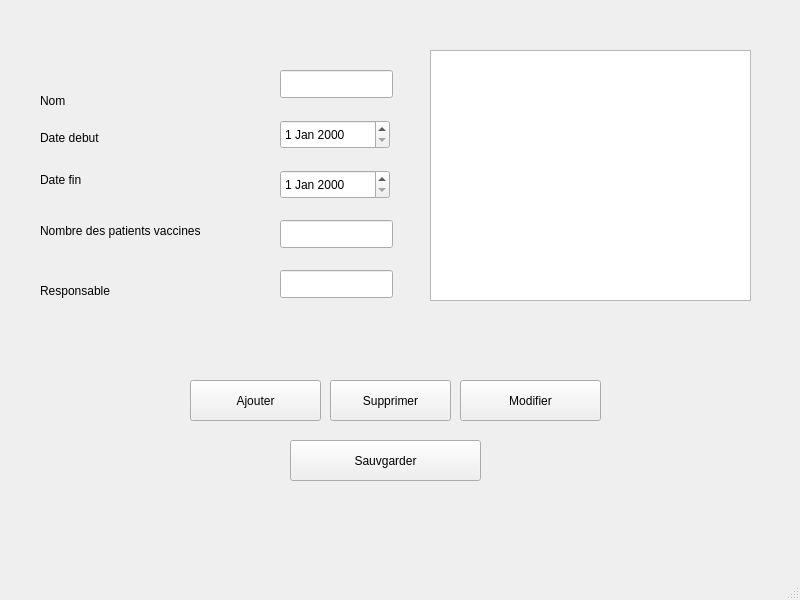
<?xml version="1.0" encoding="UTF-8"?>
<ui version="4.0">
 <class>MainWindow</class>
 <widget class="QMainWindow" name="MainWindow">
  <property name="geometry">
   <rect>
    <x>0</x>
    <y>0</y>
    <width>800</width>
    <height>600</height>
   </rect>
  </property>
  <property name="windowTitle">
   <string>MainWindow</string>
  </property>
  <widget class="QWidget" name="centralwidget">
   <widget class="QLabel" name="label">
    <property name="enabled">
     <bool>true</bool>
    </property>
    <property name="geometry">
     <rect>
      <x>40</x>
      <y>90</y>
      <width>61</width>
      <height>21</height>
     </rect>
    </property>
    <property name="styleSheet">
     <string notr="true">color: rgb(0, 0, 0);</string>
    </property>
    <property name="text">
     <string>Nom</string>
    </property>
   </widget>
   <widget class="QLabel" name="label_2">
    <property name="geometry">
     <rect>
      <x>40</x>
      <y>130</y>
      <width>91</width>
      <height>16</height>
     </rect>
    </property>
    <property name="styleSheet">
     <string notr="true">color: rgb(0, 0, 0);</string>
    </property>
    <property name="text">
     <string>Date debut</string>
    </property>
   </widget>
   <widget class="QLabel" name="label_3">
    <property name="geometry">
     <rect>
      <x>40</x>
      <y>170</y>
      <width>63</width>
      <height>20</height>
     </rect>
    </property>
    <property name="styleSheet">
     <string notr="true">color: rgb(0, 0, 0);</string>
    </property>
    <property name="text">
     <string>Date fin</string>
    </property>
   </widget>
   <widget class="QLabel" name="label_4">
    <property name="geometry">
     <rect>
      <x>40</x>
      <y>210</y>
      <width>201</width>
      <height>41</height>
     </rect>
    </property>
    <property name="styleSheet">
     <string notr="true">color: rgb(255, 255, 255);
color: rgb(0, 0, 0);</string>
    </property>
    <property name="text">
     <string>Nombre des patients vaccines</string>
    </property>
   </widget>
   <widget class="QLabel" name="label_5">
    <property name="geometry">
     <rect>
      <x>40</x>
      <y>280</y>
      <width>101</width>
      <height>21</height>
     </rect>
    </property>
    <property name="styleSheet">
     <string notr="true">color: rgb(0, 0, 0);</string>
    </property>
    <property name="text">
     <string>Responsable</string>
    </property>
   </widget>
   <widget class="QLineEdit" name="lineEdit_Nom">
    <property name="geometry">
     <rect>
      <x>280</x>
      <y>70</y>
      <width>113</width>
      <height>28</height>
     </rect>
    </property>
   </widget>
   <widget class="QLineEdit" name="lineEdit_NbVaccines">
    <property name="geometry">
     <rect>
      <x>280</x>
      <y>220</y>
      <width>113</width>
      <height>28</height>
     </rect>
    </property>
   </widget>
   <widget class="QLineEdit" name="lineEdit_Responsable">
    <property name="geometry">
     <rect>
      <x>280</x>
      <y>270</y>
      <width>113</width>
      <height>28</height>
     </rect>
    </property>
   </widget>
   <widget class="QDateEdit" name="dateEdit_Debut">
    <property name="geometry">
     <rect>
      <x>280</x>
      <y>120</y>
      <width>110</width>
      <height>29</height>
     </rect>
    </property>
   </widget>
   <widget class="QDateEdit" name="dateEdit_Fi">
    <property name="geometry">
     <rect>
      <x>280</x>
      <y>170</y>
      <width>110</width>
      <height>29</height>
     </rect>
    </property>
   </widget>
   <widget class="QPushButton" name="pushButton">
    <property name="geometry">
     <rect>
      <x>190</x>
      <y>380</y>
      <width>131</width>
      <height>41</height>
     </rect>
    </property>
    <property name="text">
     <string>Ajouter</string>
    </property>
   </widget>
   <widget class="QTableView" name="tableView">
    <property name="geometry">
     <rect>
      <x>430</x>
      <y>50</y>
      <width>321</width>
      <height>251</height>
     </rect>
    </property>
   </widget>
   <widget class="QPushButton" name="pushButton_2">
    <property name="geometry">
     <rect>
      <x>330</x>
      <y>380</y>
      <width>121</width>
      <height>41</height>
     </rect>
    </property>
    <property name="text">
     <string>Supprimer</string>
    </property>
   </widget>
   <widget class="QPushButton" name="pushButton_3">
    <property name="geometry">
     <rect>
      <x>460</x>
      <y>380</y>
      <width>141</width>
      <height>41</height>
     </rect>
    </property>
    <property name="text">
     <string>Modifier</string>
    </property>
   </widget>
   <widget class="QPushButton" name="pushButton_4">
    <property name="geometry">
     <rect>
      <x>290</x>
      <y>440</y>
      <width>191</width>
      <height>41</height>
     </rect>
    </property>
    <property name="text">
     <string>Sauvgarder</string>
    </property>
   </widget>
   <widget class="QLabel" name="label_6">
    <property name="geometry">
     <rect>
      <x>-170</x>
      <y>-130</y>
      <width>1181</width>
      <height>831</height>
     </rect>
    </property>
    <property name="styleSheet">
     <string notr="true">image: url(:/Ressources/BackColor.png);</string>
    </property>
    <property name="text">
     <string>TextLabel</string>
    </property>
   </widget>
   <widget class="QLabel" name="label_7">
    <property name="geometry">
     <rect>
      <x>-50</x>
      <y>360</y>
      <width>221</width>
      <height>211</height>
     </rect>
    </property>
    <property name="styleSheet">
     <string notr="true">image: url(:/Ressources/logoBlancPNG.png);</string>
    </property>
    <property name="text">
     <string/>
    </property>
   </widget>
   <widget class="QLabel" name="label_8">
    <property name="geometry">
     <rect>
      <x>630</x>
      <y>430</y>
      <width>161</width>
      <height>111</height>
     </rect>
    </property>
    <property name="styleSheet">
     <string notr="true">image: url(:/Ressources/iconCOMP.png);</string>
    </property>
    <property name="text">
     <string/>
    </property>
   </widget>
   <zorder>label_6</zorder>
   <zorder>label</zorder>
   <zorder>label_2</zorder>
   <zorder>label_3</zorder>
   <zorder>label_4</zorder>
   <zorder>label_5</zorder>
   <zorder>lineEdit_Nom</zorder>
   <zorder>lineEdit_NbVaccines</zorder>
   <zorder>lineEdit_Responsable</zorder>
   <zorder>dateEdit_Debut</zorder>
   <zorder>dateEdit_Fi</zorder>
   <zorder>pushButton</zorder>
   <zorder>tableView</zorder>
   <zorder>pushButton_2</zorder>
   <zorder>pushButton_3</zorder>
   <zorder>pushButton_4</zorder>
   <zorder>label_7</zorder>
   <zorder>label_8</zorder>
  </widget>
  <widget class="QMenuBar" name="menubar">
   <property name="geometry">
    <rect>
     <x>0</x>
     <y>0</y>
     <width>800</width>
     <height>25</height>
    </rect>
   </property>
  </widget>
  <widget class="QStatusBar" name="statusbar"/>
 </widget>
 <resources/>
 <connections/>
</ui>
